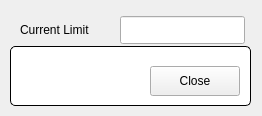
<?xml version="1.0" encoding="UTF-8"?>
<ui version="4.0">
 <class>FormCurrentLimit</class>
 <widget class="QMainWindow" name="FormCurrentLimit">
  <property name="geometry">
   <rect>
    <x>0</x>
    <y>0</y>
    <width>262</width>
    <height>116</height>
   </rect>
  </property>
  <property name="windowTitle">
   <string>Current Limit</string>
  </property>
  <widget class="QWidget" name="centralwidget">
   <widget class="QLabel" name="label">
    <property name="geometry">
     <rect>
      <x>20</x>
      <y>20</y>
      <width>91</width>
      <height>20</height>
     </rect>
    </property>
    <property name="text">
     <string>Current Limit</string>
    </property>
   </widget>
   <widget class="QELineEdit" name="qelineedit">
    <property name="geometry">
     <rect>
      <x>120</x>
      <y>16</y>
      <width>125</width>
      <height>28</height>
     </rect>
    </property>
    <property name="variable" stdset="0">
     <string>ID09-MPS:setLimitCurrent</string>
    </property>
   </widget>
   <widget class="QGroupBox" name="titleGroupBox_2">
    <property name="geometry">
     <rect>
      <x>10</x>
      <y>46</y>
      <width>241</width>
      <height>60</height>
     </rect>
    </property>
    <property name="styleSheet">
     <string notr="true">QGroupBox {
 	background-color: rgb(255, 255, 255);
     border: 1px solid black;
     border-radius: 5px;
     margin-top: 0.5em;
 }
 
 QGroupBox::title {
     subcontrol-origin: margin;
     left: 10px;
     padding: 0 3px 0 3px;
 }</string>
    </property>
    <property name="title">
     <string/>
    </property>
    <widget class="QPushButton" name="btnClose">
     <property name="geometry">
      <rect>
       <x>140</x>
       <y>20</y>
       <width>90</width>
       <height>30</height>
      </rect>
     </property>
     <property name="text">
      <string>Close</string>
     </property>
    </widget>
   </widget>
  </widget>
 </widget>
 <customwidgets>
  <customwidget>
   <class>QELineEdit</class>
   <extends>QLineEdit</extends>
   <header>QELineEdit.h</header>
  </customwidget>
 </customwidgets>
 <resources/>
 <connections/>
</ui>
